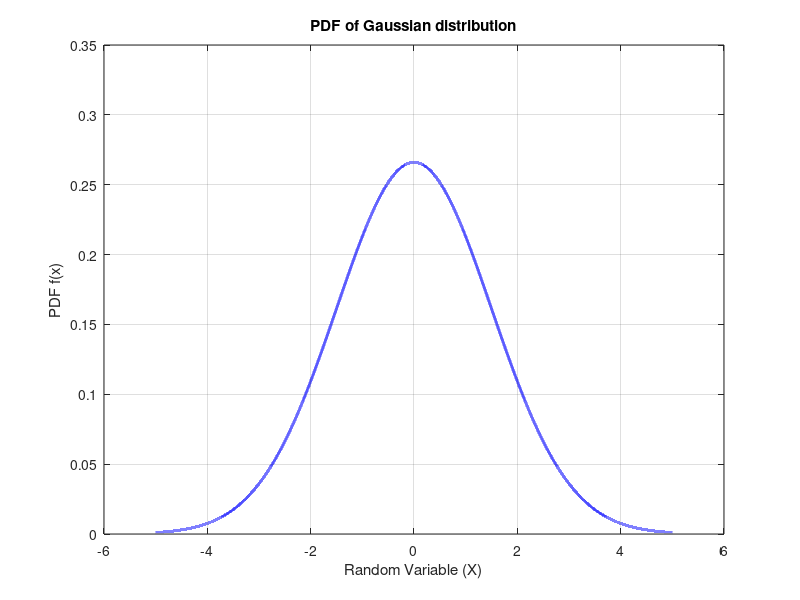
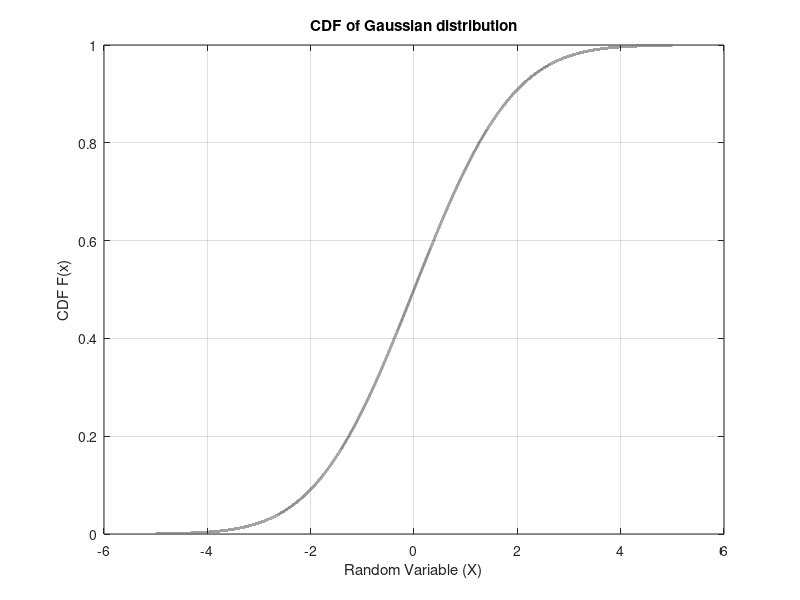

Reproduce these figures in MATLAB, in order.
close all;
clc;

mu = 0;
sigma = 1.5;
sample_size = 100000;
rand_samples = mu + sigma * randn(sample_size, 1);
x = linspace(-5, 5, 100000);
pdf_values = (1 / (sigma * sqrt(2*pi))) * exp(-(x - mu).^2 / (2*sigma^2));
cdf_values = 0.5 * (1 + erf((x - mu) / (sigma * sqrt(2))));

figure;
plot(x, pdf_values, 'b-', 'LineWidth', 2);
title('PDF of Gaussian distribution');
xlabel('Random Variable (X)');
ylabel('PDF f(x)');
grid on;

figure;
plot(x, cdf_values, 'k:', 'LineWidth', 2);
title('CDF of Gaussian distribution');
xlabel('Random Variable (X)');
ylabel('CDF F(x)');
grid on;